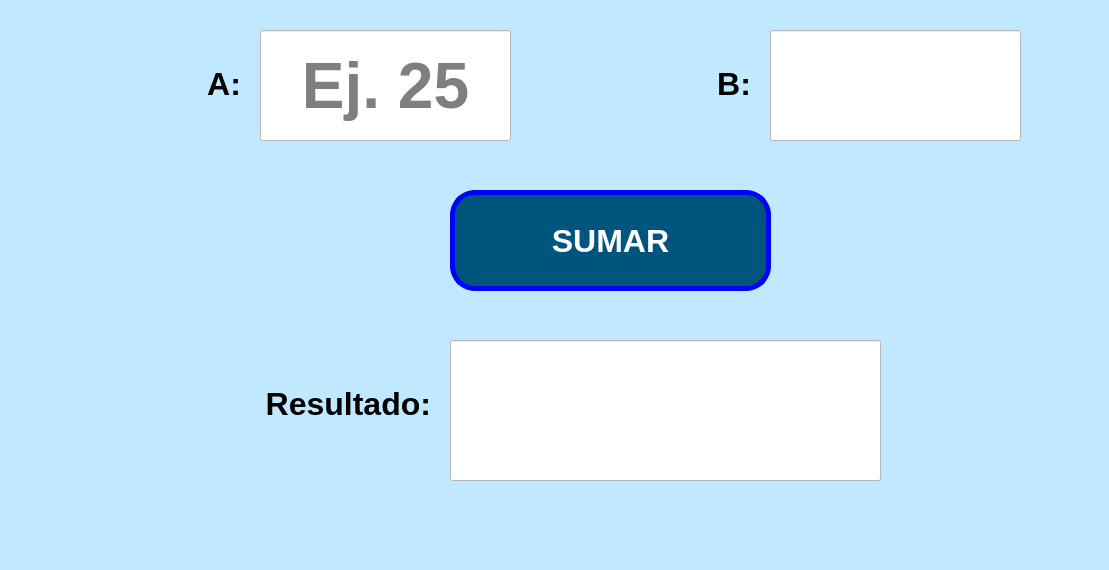
<?xml version="1.0" encoding="UTF-8"?>
<ui version="4.0">
 <class>MainWindow</class>
 <widget class="QMainWindow" name="MainWindow">
  <property name="geometry">
   <rect>
    <x>0</x>
    <y>0</y>
    <width>1109</width>
    <height>570</height>
   </rect>
  </property>
  <property name="windowTitle">
   <string>MainWindow</string>
  </property>
  <property name="toolTip">
   <string/>
  </property>
  <property name="styleSheet">
   <string notr="true">background-color: rgb(192, 233, 255);</string>
  </property>
  <widget class="QWidget" name="centralwidget">
   <widget class="QPushButton" name="btn_sumar">
    <property name="geometry">
     <rect>
      <x>450</x>
      <y>190</y>
      <width>321</width>
      <height>101</height>
     </rect>
    </property>
    <property name="font">
     <font>
      <pointsize>24</pointsize>
      <weight>75</weight>
      <bold>true</bold>
      <underline>false</underline>
     </font>
    </property>
    <property name="styleSheet">
     <string notr="true">background-color: rgb(0, 85, 127);
color: rgb(255, 255, 255);
border-radius:25px;
border: 5px solid blue;</string>
    </property>
    <property name="text">
     <string>SUMAR</string>
    </property>
   </widget>
   <widget class="QLineEdit" name="txt_num1">
    <property name="geometry">
     <rect>
      <x>260</x>
      <y>30</y>
      <width>251</width>
      <height>111</height>
     </rect>
    </property>
    <property name="font">
     <font>
      <pointsize>48</pointsize>
      <weight>75</weight>
      <bold>true</bold>
     </font>
    </property>
    <property name="styleSheet">
     <string notr="true">background-color: rgb(255, 255, 255);</string>
    </property>
    <property name="text">
     <string/>
    </property>
    <property name="alignment">
     <set>Qt::AlignCenter</set>
    </property>
    <property name="placeholderText">
     <string>Ej. 25</string>
    </property>
   </widget>
   <widget class="QLineEdit" name="txt_resultado">
    <property name="geometry">
     <rect>
      <x>450</x>
      <y>340</y>
      <width>431</width>
      <height>141</height>
     </rect>
    </property>
    <property name="font">
     <font>
      <pointsize>48</pointsize>
      <weight>75</weight>
      <bold>true</bold>
     </font>
    </property>
    <property name="styleSheet">
     <string notr="true">background-color: rgb(255, 255, 255);</string>
    </property>
    <property name="text">
     <string/>
    </property>
    <property name="alignment">
     <set>Qt::AlignCenter</set>
    </property>
   </widget>
   <widget class="QLabel" name="label">
    <property name="geometry">
     <rect>
      <x>60</x>
      <y>60</y>
      <width>181</width>
      <height>50</height>
     </rect>
    </property>
    <property name="text">
     <string>&lt;html&gt;&lt;head/&gt;&lt;body&gt;&lt;p align=&quot;right&quot;&gt;&lt;span style=&quot; font-size:24pt; font-weight:600;&quot;&gt;A:&lt;/span&gt;&lt;/p&gt;&lt;/body&gt;&lt;/html&gt;</string>
    </property>
   </widget>
   <widget class="QLabel" name="label_2">
    <property name="geometry">
     <rect>
      <x>220</x>
      <y>380</y>
      <width>211</width>
      <height>50</height>
     </rect>
    </property>
    <property name="text">
     <string>&lt;html&gt;&lt;head/&gt;&lt;body&gt;&lt;p align=&quot;right&quot;&gt;&lt;span style=&quot; font-size:24pt; font-weight:600;&quot;&gt;Resultado:&lt;/span&gt;&lt;/p&gt;&lt;/body&gt;&lt;/html&gt;</string>
    </property>
   </widget>
   <widget class="QLineEdit" name="txt_num2">
    <property name="geometry">
     <rect>
      <x>770</x>
      <y>30</y>
      <width>251</width>
      <height>111</height>
     </rect>
    </property>
    <property name="font">
     <font>
      <pointsize>48</pointsize>
      <weight>75</weight>
      <bold>true</bold>
     </font>
    </property>
    <property name="toolTip">
     <string>Solo numeros enteros</string>
    </property>
    <property name="statusTip">
     <string>Ingresa un número entero</string>
    </property>
    <property name="styleSheet">
     <string notr="true">background-color: rgb(255, 255, 255);</string>
    </property>
    <property name="text">
     <string/>
    </property>
    <property name="alignment">
     <set>Qt::AlignCenter</set>
    </property>
   </widget>
   <widget class="QLabel" name="label_3">
    <property name="geometry">
     <rect>
      <x>570</x>
      <y>60</y>
      <width>181</width>
      <height>50</height>
     </rect>
    </property>
    <property name="text">
     <string>&lt;html&gt;&lt;head/&gt;&lt;body&gt;&lt;p align=&quot;right&quot;&gt;&lt;span style=&quot; font-size:24pt; font-weight:600;&quot;&gt;B:&lt;/span&gt;&lt;/p&gt;&lt;/body&gt;&lt;/html&gt;</string>
    </property>
   </widget>
  </widget>
  <widget class="QMenuBar" name="menubar">
   <property name="geometry">
    <rect>
     <x>0</x>
     <y>0</y>
     <width>1109</width>
     <height>26</height>
    </rect>
   </property>
  </widget>
  <widget class="QStatusBar" name="statusbar"/>
 </widget>
 <resources/>
 <connections/>
</ui>
